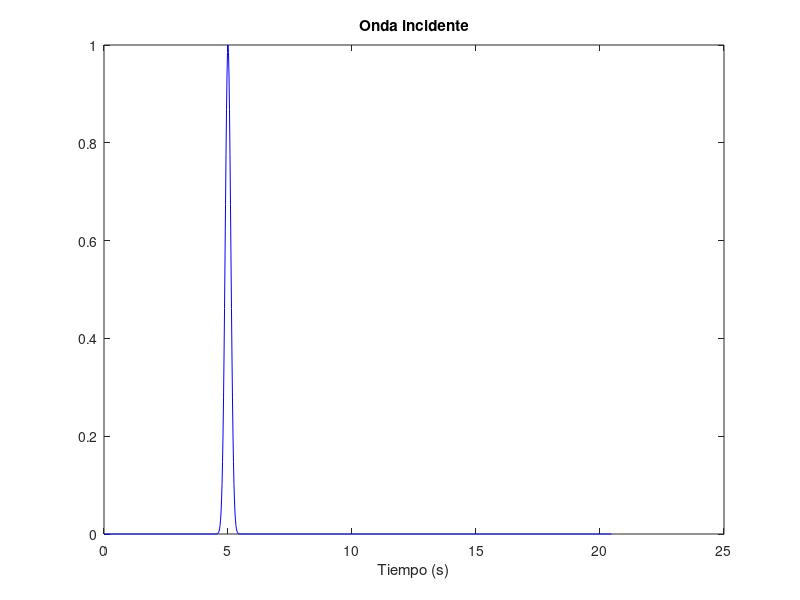
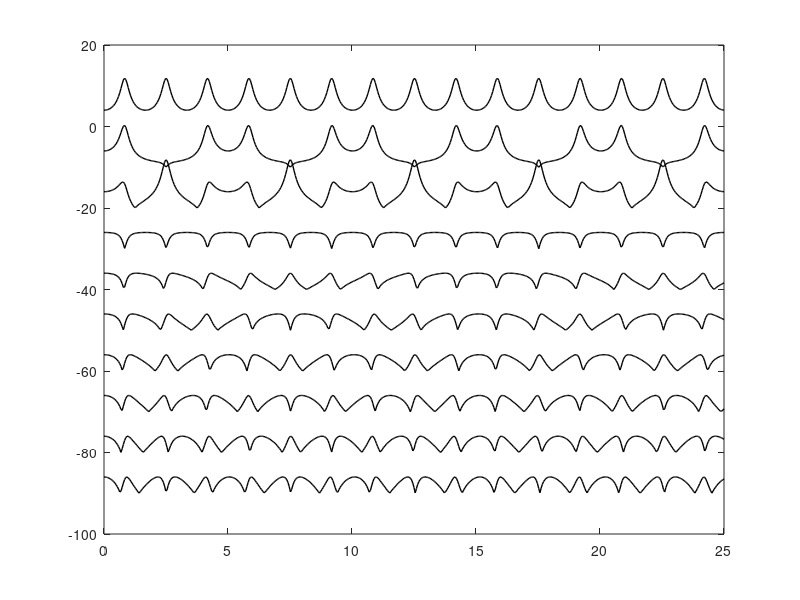
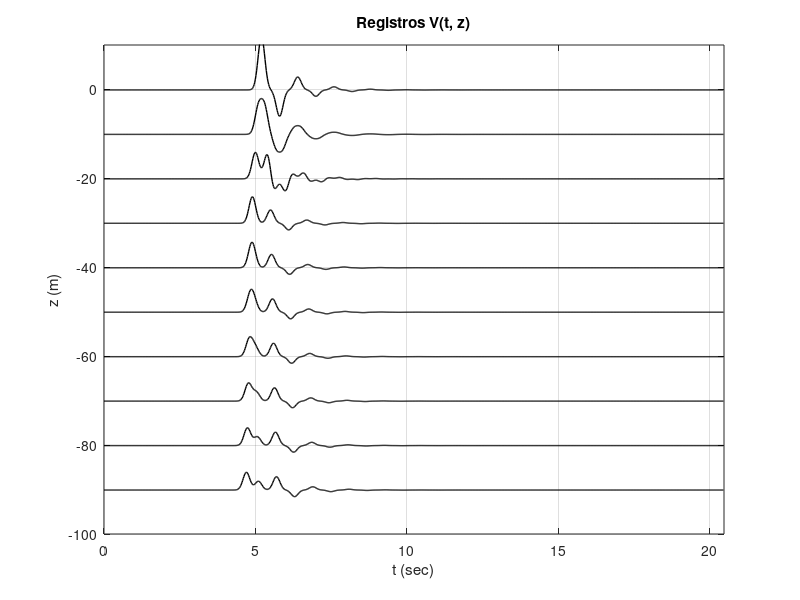

MATLAB code to generate these figures, in order:
close all
clear all
clc
escala = 2; escs = 4;
%Resolución de una onda SH incidente en un modelo con un estrato dentro de
%un semiespacio

%%Comenzamos definiendo el dominio, en este caso el estrato
h = 30; %m, espesor del estrato

%Propiedades elásticas del estrato, este estrato es homogéneo

betaR = 100; %m/s, velocidad de la onda S
rhoR  = 1100; %kg/m3, densidad del medio

%Propiedades elásticas del semiespacio

betaE = 300; %m/s, velocidad de la onda S
rhoE = 1100; %kg/m3, densidad del semiespacio


% Datos para las estaciones
dz = 10;
nz = 10;
z = 0:dz:dz*(nz-1);
x = 0;


gm = 10; gamma = gm*pi/180; %grados, el ángulo con el que incide la onda SH

%Del cortante:
muR  = rhoR*betaR^2;
muE = rhoE*betaE^2;

N = 1024;   % Número de muestras para el tiempo
dt = 0.02;   % Paso en el tiempo (s)
duracion = N*dt;  % duración de la simulación
t = linspace(0,(N-1)*dt,N);  % tiempo (s)
df = 1/N/dt;
f = linspace(0,(N-1)*df,N);  % Frecuencias  (hz)
f(1,1) = 0.001;

%Parámetros de la señal
%Fuente
tp = 0.5;
ts = 5;
a = (pi/tp).*(t- ts);
% src= (a.^2 - 1/2).*exp(-a.^2); % Onda incidente como pulso de Ricker en t
src = exp(-a.^2); % Onda incidente como gaussiana en t
figure()
plot(t,src,'-b'); % Plot para la onda incidente 
title('Onda incidente')
xlabel('Tiempo (s)')
%hold on;
% Transformada de Fourier de la onda incidente
ondaf = fft(src)*dt;
figure()
plot(f(1:N/2),abs(ondaf(1:N/2)))

nuE = [];
nuR = [];
k = [];
w = [];
fdt = [];

for c1=1:length(z)
    dp = z(c1);
    for c2 = 1:N/2+1
        w = 2*pi*f(c2);
        k = (w/betaE)*sin(gamma);
        nuE = sqrt((w^2/betaE^2)-k^2);
        nuR = sqrt((w^2/betaR^2)-k^2);
        eta = (muR*nuR)/(muE*nuE);
        A = 2*exp(1i*nuE*h)/(cos(nuR*h)+1i*eta*sin(nuR*h));
        if dp < h
            fdt(c2,c1) = A*cos(nuR*dp)*exp(-1i*k*x);
        else
            fdt(c2,c1) = exp(1i*nuE*dp) + (exp(1i*nuE*h)*((cos(nuR*h)-1i*eta*sin(nuR*h))/(cos(nuR*h)+1i*eta*sin(nuR*h))))*exp(-1i*nuE*(dp-h));
        end  
        afdt(c2)=fdt(c2,c1); 
    end
    plot(f(1:N/2+1), abs(afdt(1:N/2+1))*escala-(c1-1)*dz,'k', 'linewidth', 1);
    hold on;
end

%% Sismogramas
V = zeros(length(f),1);
figure;
for ii = 1:nz
    V(1)=0+1i*0;                                % frec inicial
    for jj=2:N/2
        V(jj)=ondaf(jj)*fdt(jj,ii);                     % Convolucion
        V(N-jj+2)=conj(V(jj));                    % Crepa
    end
    V(N/2+1)=real(ondaf(N/2+1)*fdt(N/2+1,ii));         % Nyquist 
    v=ifft(V)/dt;
    plot(t, v*escs-dz*(ii-1), 'k','linewidth',1); % Sismogramas
    hold on;
end
grid on;
title ('Registros V(t, z)')
xlabel ('t (sec)')
ylabel ('z (m)')
axis ([0 +duracion  -dz*nz dz ]);

